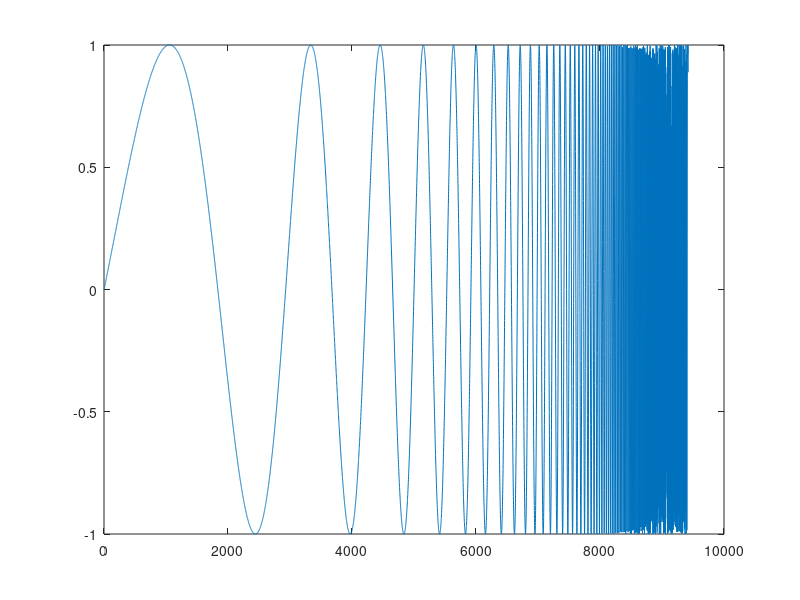

This chart was generated by the following MATLAB code: (Note: this script raises an error after producing the figure.)
%% FSST
clear;

n=0:0.0001:1-1/10/(3)^(1/2);
fs=4096; %Hz
f=1./((1-n).^2);

xn=sin(2*pi*f);
figure(1);
plot(xn);

fsst(xn);